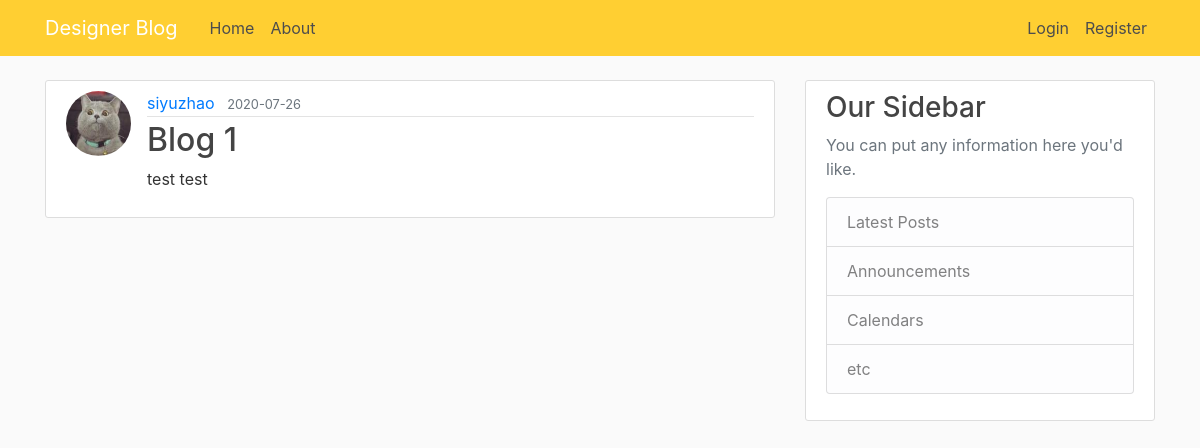
/post/1, run on an earlier commit of the app's database.
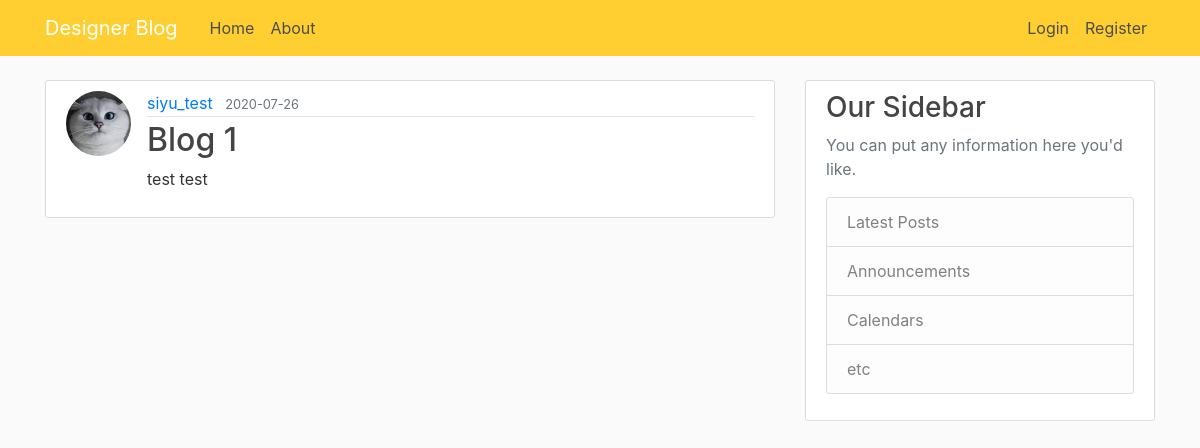
And on a later commit of the database.
### flaskblog/models.py (models this page shows, shortened)
class User(db.Model, UserMixin):
    id = db.Column(db.Integer, primary_key=True)
    username = db.Column(db.String(20), unique=True, nullable=False)
    email = db.Column(db.String(120), unique=True, nullable=False)
    image_file = db.Column(db.String(20), nullable=False, default='default.jpg')
    password = db.Column(db.String(60), nullable=False)
    posts = db.relationship('Post', backref='author', lazy=True)

### flaskblog/routes.py (the view)
@app.route("/post/<int:post_id>")
def post(post_id):
    post = Post.query.get_or_404(post_id)
    return render_template('post.html', title=post.title, post=post)

### flaskblog/templates/post.html (shortened to what this page needs)
{% extends "layout.html" %}
{% block content %}
  <article class="media content-section">
    <img class="rounded-circle article-img" src="{{ url_for('static', filename='profile_pics/' + post.author.image_file) }}">
    <div class="media-body">
      <div class="article-metadata">
        <a class="mr-2" href="{{ url_for('user_posts', username=post.author.username) }}">{{ post.author.username }}</a>
        <small class="text-muted">{{ post.date_posted.strftime('%Y-%m-%d') }}</small>
      </div>
      <h2 class="article-title">{{ post.title }}</h2>
      <p class="article-content">{{ post.content }}</p>
    </div>
  </article>
{% endblock content %}

What changed in the data, as far as the page shows it:
changed User: image_file: a different picture; author.username "siyuzhao" → "siyu_test"
